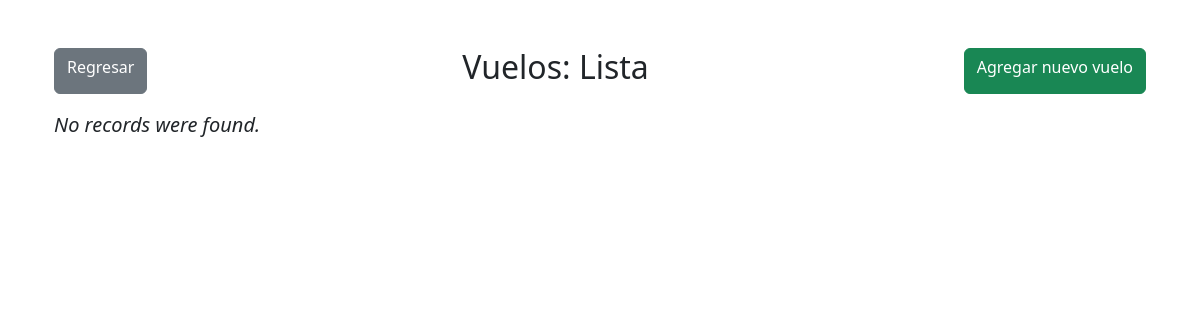
/vuelos.php, run on an earlier commit of the app's database.
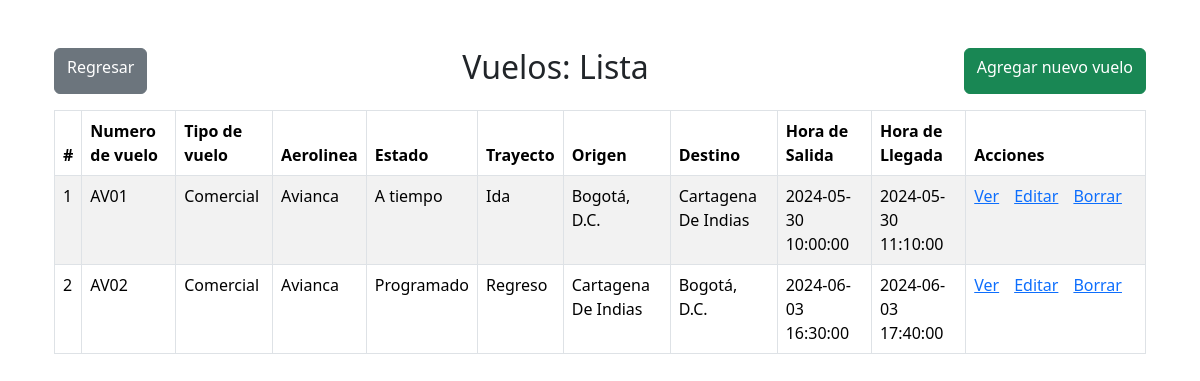
And on a later commit of the database.
### tables this page shows
CREATE TABLE `vuelos` (
  `ID_vuelo` int(11) NOT NULL,
  `Numero_Vuelo` varchar(5) NOT NULL,
  `Tipo_vuelo_FK` int(2) DEFAULT NULL,
  `Aerolinea_FK` int(11) DEFAULT NULL,
  `Estado_vuelo_FK` int(1) DEFAULT NULL,
  `Tipo_Trayecto_FK` int(11) DEFAULT NULL,
  `Trayecto_FK` int(11) DEFAULT NULL,
  `Hora_salida` datetime DEFAULT NULL,
  `Hora_llegada` datetime DEFAULT NULL
);

CREATE TABLE `tipo_vuelo` (
  `ID_tipo_vuelo` int(2) NOT NULL,
  `Tipo_vuelo` varchar(15) NOT NULL
);

CREATE TABLE `aerolinea` (
  `ID_aerolinea` int(11) NOT NULL,
  `Nombre_aerolinea` varchar(15) DEFAULT NULL
);

CREATE TABLE `estado_vuelo` (
  `ID_Estado` int(1) NOT NULL,
  `Estado_Vuelo` varchar(15) NOT NULL
);

CREATE TABLE `tipo_trayecto` (
  `ID_Tipo_Trayecto` int(11) NOT NULL,
  `Tipo_Trayecto` varchar(25) DEFAULT NULL
);

CREATE TABLE `ciudad` (
  `ID_Ciudad` int(11) NOT NULL,
  `Nombre_ciudad` varchar(25) NOT NULL,
  `ID_Dep_FK` int(11) DEFAULT NULL
);

### vuelos.php (the view, shortened to what this page needs)
<!DOCTYPE html>
<html lang="en">
<head>
    <link href="https://cdn.jsdelivr.net/npm/bootstrap@5.3.3/dist/css/bootstrap.min.css" rel="stylesheet"
>
</head>
<body>
    <div class="container px-4 py-5" id="hanging-icons">
        <div class="row">
            <div class="col-md-12">
                <div class="d-flex justify-content-between mb-3">
                    <a href="index.php" class="btn btn-secondary">Regresar</a>
                    <h2 class="pull-left">Vuelos: Lista</h2>
                    <a href="vuelos/agregar.php" class="btn btn-success">Agregar nuevo vuelo</a>
                </div>
                <?php
    require_once "config.php";
    $sql = "SELECT
    vuelos.ID_vuelo,
    vuelos.Numero_Vuelo,
    tipo_vuelo.tipo_vuelo as Tipo_vuelo_FK,
    aerolinea.Nombre_aerolinea as Aerolinea_FK,
    estado_vuelo.Estado_Vuelo as Estado_vuelo_FK,
    tipo_trayecto.Tipo_Trayecto as Tipo_Trayecto_FK,
    trayecto.Ciudad_Origen as Ciudad_Origen,
    trayecto.Ciudad_Destino as Ciudad_Destino,
    ciudad_origen.Nombre_ciudad AS Ciudad_Origen_Name,
    ciudad_destino.Nombre_ciudad AS Ciudad_Destino_Name,
    vuelos.Hora_salida,
    vuelos.Hora_llegada
FROM
vuelos
JOIN
tipo_vuelo ON vuelos.Tipo_vuelo_FK = tipo_vuelo.ID_tipo_vuelo
JOIN
aerolinea ON vuelos.Aerolinea_FK = aerolinea.ID_aerolinea
JOIN
estado_vuelo ON vuelos.Estado_vuelo_FK = estado_vuelo.ID_estado
JOIN
tipo_trayecto ON vuelos.Tipo_Trayecto_FK = Tipo_Trayecto.ID_tipo_trayecto
JOIN
trayecto ON vuelos.Trayecto_FK = Trayecto.ID_trayecto
JOIN
    ciudad AS ciudad_origen ON trayecto.Ciudad_Origen = ciudad_origen.ID_ciudad
JOIN
    ciudad AS ciudad_destino ON trayecto.Ciudad_Destino = ciudad_destino.ID_ciudad;
";
    if($result = mysqli_query($link, $sql)){
        if(mysqli_num_rows($result) > 0){
            echo "<table class='table table-bordered table-striped'>";
                echo "<thead>";
                    echo "<tr>";
                        echo "<th>#</th>";
                        echo "<th>Numero de vuelo</th>";
                        echo "<th>Tipo de vuelo</th>";
                        echo "<th>Aerolinea</th>";
                        echo "<th>Estado</th>";
                        echo "<th>Trayecto</th>";
                        echo "<th>Origen</th>";
                        echo "<th>Destino</th>";
                        echo "<th>Hora de Salida</th>";
                        echo "<th>Hora de Llegada</th>";
                        echo "<th>Acciones</th>";
                    echo "</tr>";
                echo "</thead>";
                echo "<tbody>";
                while($row = mysqli_fetch_array($result)){
                    echo "<tr>";
                        echo "<td>" . $row['ID_vuelo'] . "</td>";
                        echo "<td>" . $row['Numero_Vuelo'] . "</td>";
                        echo "<td>" . $row['Tipo_vuelo_FK'] . "</td>";
                        echo "<td>" . $row['Aerolinea_FK'] . "</td>";
                        echo "<td>" . $row['Estado_vuelo_FK'] . "</td>";
                        echo "<td>" . $row['Tipo_Trayecto_FK'] . "</td>";
                        echo "<td>" . $row['Ciudad_Origen_Name'] . "</td>";
                        echo "<td>" . $row['Ciudad_Destino_Name'] . "</td>";
                        echo "<td>" . $row['Hora_salida'] . "</td>";
                        echo "<td>" . $row['Hora_llegada'] . "</td>";
                        echo "<td>";
                            echo "<a href='vuelos/agregar.php?id=". $row['ID_vuelo'] ."' title='Ver' data-toggle='tooltip'>Ver</a>";
                            echo "<a href='update.php?id=". $row['ID_vuelo'] ."' title='Actualizar' data-toggle='tooltip'>Editar</a>";
                            echo "<a href='delete.php?id=". $row['ID_vuelo'] ."' title='Borrar' data-toggle='tooltip'>Borrar</a>";
                        echo "</td>";
                    echo "</tr>";
                }
                echo "</tbody>";
            echo "</table>";
        } else{
            echo "<p class='lead'><em>No records were found.</em></p>";
        }
    } else{
        echo "ERROR: Could not able to execute $sql. " . mysqli_error($link);
    }
    ?>
            </div>
        </div>
    </div>
</body>
</html>

### vuelos.php (style rules this page uses)
table tr td:last-child a { margin-right: 15px; }

What changed in the data, as far as the page shows it:
added vuelos: ID_vuelo "1", Numero_Vuelo "AV01", Tipo_vuelo_FK.Tipo_vuelo "Comercial", Aerolinea_FK.Nombre_aerolinea "Avianca", Estado_vuelo_FK.Estado_Vuelo "A tiempo", Tipo_Trayecto_FK.Tipo_Trayecto "Ida", ciudad.Nombre_ciudad "Bogotá, D.C.", ciudad.Nombre_ciudad "Cartagena De Indias", Hora_salida "2024-05-30 10:00:00", Hora_llegada "2024-05-30 11:10:00"
added vuelos: ID_vuelo "2", Numero_Vuelo "AV02", Tipo_vuelo_FK.Tipo_vuelo "Comercial", Aerolinea_FK.Nombre_aerolinea "Avianca", Estado_vuelo_FK.Estado_Vuelo "Programado", Tipo_Trayecto_FK.Tipo_Trayecto "Regreso", ciudad.Nombre_ciudad "Cartagena De Indias", ciudad.Nombre_ciudad "Bogotá, D.C.", Hora_salida "2024-06-03 16:30:00", Hora_llegada "2024-06-03 17:40:00"
Also different on the page:
text no longer shown: "No records were found."
text now shown: "# Numero de vuelo Tipo de vuelo Aerolinea Estado Trayecto Origen Destino Hora de Salida Hora de Llegada Acciones"
